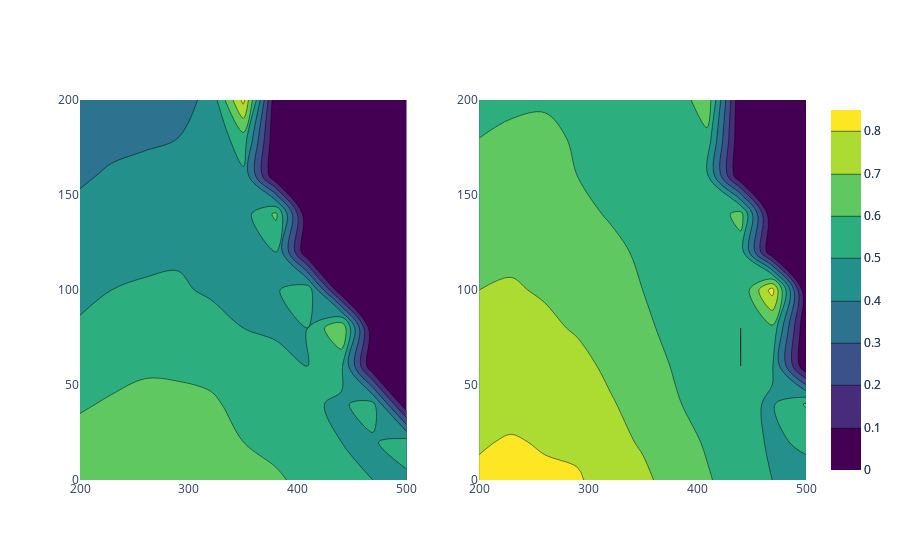

Notebook cell for this chart:
### Code cell
fig = make_subplots(
    rows=1, cols=2,
    specs=[[{'type': 'contour'},{'type': 'contour'}]],
    subplot_titles=[])

fig.add_trace(
    go.Contour(x=U_st, y=U_sc, z=data_np["w0_2"]["Z"][:,:,2], colorscale='viridis'),
row=1, col=1)
fig.add_trace(
    go.Contour(x=U_st, y=U_sc, z=data_np["w0_4"]["Z"][:,:,2], colorscale='viridis'),
row=1, col=2)
